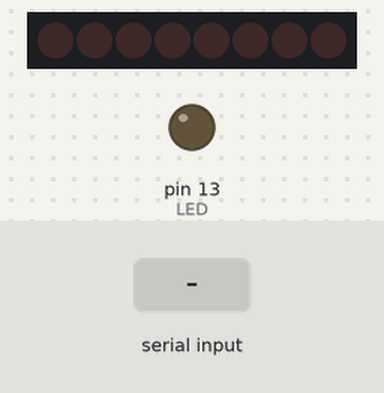
Recording of a program running on a simulated Arduino Uno, built with avr-gcc and run on an emulated ATmega328P. Shown: 8 shift-register outputs drawn as a row of LEDs (first output left, lit = HIGH), output pins drawn as LEDs (lit = HIGH). Wiring (inferred from the names in the program): shift register (74HC595): data pin 2; shift clock pin 4; latch pin 3. Wiring (inferred from the signals the program sends): row of LEDs: on Q0, Q1, Q2, Q3, Q4, Q5, Q6, Q7. Inputs (shaded band) come from the test bench. The modem accepts every AT command (registered, SIM ready, sends succeed) and sends nothing else; pins used as bus, display or sensor lines are not drawn; what the program prints to the serial monitor is not drawn.

Above: at 6.2 s.
6.3 s: "LED=ON" received over the second serial link
At 9.1 s:
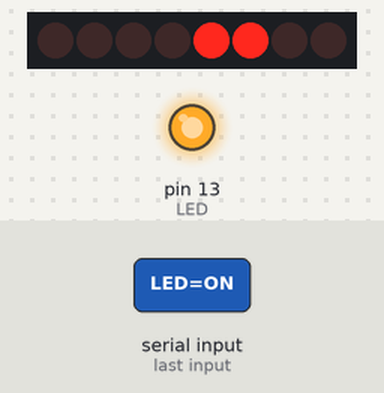
At 10.1 s:
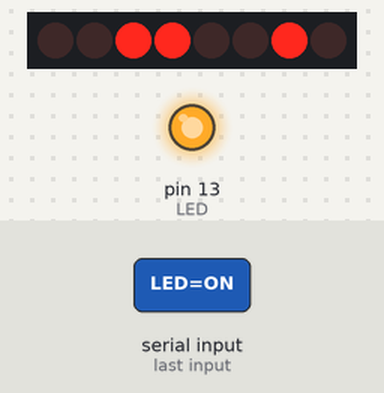
15.3 s: "JOSE" received over the second serial link
At 22.9 s:
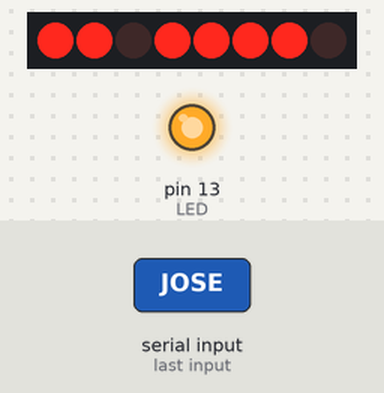
Timing chart, 0 to 24.3 s (numbered marks = the images above; inputs shaded):
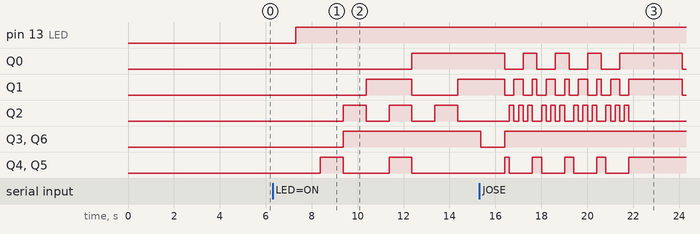

Measured:
- after the input at 6.3 s, pin 13 (LED): LOW → HIGH after 1.0 s; Q0: LOW → HIGH after 6.1 s; Q1: LOW → HIGH after 4.1 s, → LOW 2.0 s later, → HIGH 2.0 s later; Q2: alternates HIGH for 1.0 s and LOW for 1.0 s, starting after 3.1 s; Q3, Q6: LOW → HIGH after 3.1 s

The program:

main.cpp
```cpp
#include <Arduino.h>
#include <SoftwareSerial.h>
#include <string.h>
#define TIMEOUT 5000 // mS
#define LED 13
SoftwareSerial mySerial(7, 6); // RX, TX

#define DATA 2   // Define DATA como 2
#define LATCH 3  // Define LATCH como 3
#define CLOCK 4  // Define CLOCK como 4
int formato_A[] = {
  0b00001100,  // **
  0b00110010,  //*  *
  0b01010010,  //*  *
  0b01111110,  //****
  0b10010010,  //*  *
  0b10110010,  //*  *
  0b11010010   //*  *
};

int formato_B[] = {
                   0b00011110, //***
                   0b00110010, //*  *
                   0b01010010, //*  *
                   0b01111110, //****
                   0b10010010, //*  *
                   0b10110010, //*  *
                   0b11011110  //***
                };

int formato_C[] = {
                   0b00001110, // ***
                   0b00110000, //*
                   0b01010000, //*
                   0b01110000, //*
                   0b10010000, //*
                   0b10110000, //*
                   0b11010000  // ***
                };

int formato_D[] = {
                   0b00011110, //***
                   0b00110010, //*  *
                   0b01010010, //*  *
                   0b01110010, //*  *
                   0b10010010, //*  *
                   0b10110010, //*  *
                   0b11011110  //***
                };

int formato_E[] = {
                   0b00011110, //****
                   0b00110000, //*
                   0b01010000, //*
                   0b01111110, //****
                   0b10010000, //*
                   0b10110000, //*
                   0b11011110  //****
                };

int formato_F[] = {
                  0b00011110,  //****
                  0b00110000,  //*
                  0b01010000,  //*
                  0b01111110,  //****
                  0b10010000,  //*
                  0b10110000,  //*
		  0b11010000   //*
                };

int formato_G[] = {
                   0b00011110, //****
                   0b00110000, //*
                   0b01010000, //*
                   0b01110111, //* ***
                   0b10010010, //*  *
                   0b10110010, //*  *
                   0b11011110  //****
                };

int formato_H[] = {
                   0b00010010, //*  *
                   0b00110010, //*  *
                   0b01010010, //*  *
                   0b01111110, //****
                   0b10010010, //*  *
                   0b10110010, //*  *
                   0b11010010  //*  *
                };

 int formato_I[] = {
                   0b00000100, //  *
                   0b00100100, //  *
                   0b01000100, //  *
                   0b01100100, //  *
                   0b10000100, //  *
                   0b10100100, //  *
                   0b11000100  //  *
                };

int formato_J[] = {
                   0b00011110, //****
                   0b00100100, //  *
                   0b01000100, //  *
                   0b01100100, //  *
                   0b10000100, //  *
                   0b10100100, //  *
                   0b11011100  //***
                };

int formato_K[] = {
                   0b00010010,  //*  *
                   0b00110010,  //*  *
                   0b01010100,  //* *
                   0b01111000,  //*
                   0b10010100,  //* *
                   0b10110010,  //*  *
                   0b11110010   //*  *
       };

int formato_L[] = {
                   0b00010000, //*
                   0b00110000, //*
                   0b01010000, //*
                   0b01110000, //*
                   0b10010000, //*
                   0b10110000, //*
                   0b11011110  //****
                };

int formato_M[] = {
                   0b00010001, //*   *
                   0b00110001, //*   *
                   0b01011011, //** **
                   0b01111011, //** **
                   0b10010101, //* * *
                   0b10110001, //*   *
                   0b11010001  //*   *
                };

int formato_N[] = {
                   0b00010010, //*  *
                   0b00110010, //*  *
                   0b01010010, //*  *
                   0b01111010, //** *
                   0b10011010, //** *
                   0b10110110, //* **
                   0b11010010  //*  *
                };

int formato_O[] = {
                   0b00011110,  //****
                   0b00110010,  //*  *
                   0b01010010,  //*  *
                   0b01110010,  //*  *
                   0b10010010,  //*  *
                   0b10110010,  //*  *
                   0b11011110   //****
    };

int formato_P[] = {
                   0b00011100,  //***
                   0b00110010,  //*  *
                   0b01010010,  //*  *
                   0b01111100,  //***
                   0b10010000,  //*
                   0b10110000,  //*
                   0b11010000   //*
    };

int formato_Q[] = {
                   0b00001100,  // **
                   0b00110010,  //*  *
                   0b01010010,  //*  *
                   0b01110010,  //*  *
                   0b10010010,  //*  *
                   0b10111110,  //****
                   0b11000100   //  *
    };

int formato_R[] = {
                   0b00011110,  //****
                   0b00110010,  //*  *
                   0b01010010,  //*  *
                   0b01111110,  //****
                   0b10011000,  //**
                   0b10110100,  //* *
                   0b11010010   //*  *
};

int formato_S[] = {
                   0b00011110,  //****
                   0b00110000,  //*
                   0b01010000,  //*
                   0b01111110,  //****
                   0b10010010,  //   *
                   0b10110010,  //   *
                   0b11011110   //****
    };

int formato_T[] = {
                   0b00001110,  // ***
                   0b00100100,  //  *
                   0b01000100,  //  *
                   0b01100100,  //  *
                   0b10000100,  //  *
                   0b10100100,  //  *
                   0b11000100   //  *
               };
int formato_U[] = {
                   0b00010010,  //*  *
                   0b00110010,  //*  *
                   0b01010010,  //*  *
                   0b01110010,  //*  *
                   0b10010010,  //*  *
                   0b10110010,  //*  *
                   0b11011110   //****
    };

int formato_V[] = {0b00010010, //*  *
                   0b00110010, //*  *
                   0b01010010, //*  *
                   0b01110010, //*  *
                   0b10010010, //*  *
                   0b10101100, // **
                   0b11000100  // *
                  };

int formato_W[] = {
                   0b00010001,  //*   *
                   0b00110001,  //*   *
                   0b01010001,  //*   *
                   0b01110101,  //* * *
                   0b10011011,  //** **
                   0b10111011,  //** **
                   0b11010001   //*   *
    };

int formato_X[] = {
                   0b00010010,  //*  *
                   0b00110010,  //*  *
                   0b01001100,  // **
                   0b01101000,  // *
                   0b10001100,  // **
                   0b10110010,  //*  *
                   0b11010010   //*  *
    };

int formato_Y[] = {
                   0b00010010,  //*  *
                   0b00110010,  //*  *
                   0b01010010,  //*  *
                   0b01101100,  // **
                   0b10001000,  // *
                   0b10101000,  // *
                   0b11001000   // *
    };

int formato_Z[] = {
                   0b00011110,  //****
                   0b00100010,  //   *
                   0b01000100,  //  *
                   0b01101000,  // *
                   0b10010000,  //*
                   0b10110000,  //*
                   0b11011110   //****
    };

 int LIMPA[] = {
  0b11000000   //*  *
};
void setup()
{

  pinMode(LATCH, OUTPUT);  // Configura o pino 2 como saída
  pinMode(CLOCK, OUTPUT);  // Configura o pino 12 como saída
  pinMode(DATA, OUTPUT);   // Configura o pino 4 como saída

 pinMode(LED,OUTPUT);
 Serial.begin(9600);
 mySerial.begin(9600);
 SendCommand("AT+RST", "Ready");
 delay(5000);
 SendCommand("AT+CWMODE=1","OK");
 SendCommand("AT+CIFSR", "OK");
 SendCommand("AT+CIPMUX=1","OK");
 SendCommand("AT+CIPSERVER=1,80","OK");
}

void loop(){

 String IncomingString="";
 boolean StringReady = false;

 while (mySerial.available()){
   IncomingString=mySerial.readString();
   StringReady= true;

  }

  if (StringReady){
    Serial.println("Received String: " + IncomingString);
  int aux = IncomingString[7];
  for(int a =0; a<aux; a++){

    Serial.println(IncomingString[a]);


   switch(IncomingString[a]){
    	case 'V':
      for(int i = 0; i<7; i++){
    digitalWrite(LATCH,LOW); // Nível lógico baixo no pino de LATCH
    shiftOut(DATA,CLOCK,LSBFIRST,formato_V[i]); // Função para o control e do 74HC595
    digitalWrite(LATCH,HIGH); // Nível lógico alto no pin o de LATCH

  Serial.println(formato_V[i], BIN);
	delay(200);
  }
      break;
      case 'O':
      for(int i = 0; i<7; i++){
    digitalWrite(LATCH,LOW); // Nível lógico baixo no pino de LATCH
    shiftOut(DATA,CLOCK,LSBFIRST,formato_O[i]); // Função para o control e do 74HC595
    digitalWrite(LATCH,HIGH); // Nível lógico alto no pin o de LATCH

  Serial.println(formato_O[i], BIN);
	delay(200);
  }
      break;
   }

};


  if (IncomingString.indexOf("LED=ON") != -1) {
    digitalWrite(LED,HIGH);
        mySerial.println("AT+CIPSEND=0,23");
    mySerial.println("<h1>ZZZZZZ LED LIGADOO!</h1>");
    delay(1000);
    SendCommand("AT+CIPCLOSE=0","OK");
        for (int i = 0; i < 7; i++) {
          digitalWrite(LATCH, LOW);                       // Nível lógico baixo no pino de LATCH
          shiftOut(DATA, CLOCK, LSBFIRST, formato_A[i]);  // Função para o control e do 74HC595
          digitalWrite(LATCH, HIGH);                      // Nível lógico alto no pin o de LATCH

          Serial.println(formato_A[i], BIN);
          delay(1000);
        }
        digitalWrite(LATCH, LOW);
        shiftOut(DATA, CLOCK, LSBFIRST, LIMPA[0]);
        digitalWrite(LATCH, HIGH);
   }
    if (IncomingString.indexOf("JOSE") != -1) {
        mySerial.println("AT+CIPSEND=0,14");
    mySerial.println("<h1>JOSE</h1>");
    delay(1000);
    SendCommand("AT+CIPCLOSE=0","OK");
   }

  if (IncomingString.indexOf("LED=OFF") != -1) {
    digitalWrite(LED,LOW);
    mySerial.println("AT+CIPSEND=0,23");
    mySerial.println("<h1>ZZZZZZ LED DESLIGA!</h1>");
    delay(1000);
    SendCommand("AT+CIPCLOSE=0","OK");
   }
  }
 }

boolean SendCommand(String cmd, String ack){
  mySerial.println(cmd); // Send "AT+" command to module
  if (!echoFind(ack)) // timed out waiting for ack string
    return true; // ack blank or ack found
}

boolean echoFind(String keyword){
 byte current_char = 0;
 byte keyword_length = keyword.length();
 long deadline = millis() + TIMEOUT;
 while(millis() < deadline){
  if (mySerial.available()){
    char ch = mySerial.read();
    Serial.write(ch);
    if (ch == keyword[current_char])
      if (++current_char == keyword_length){
       Serial.println();
       return true;
    }
   }
  }
 return false; // Timed out
}
```
